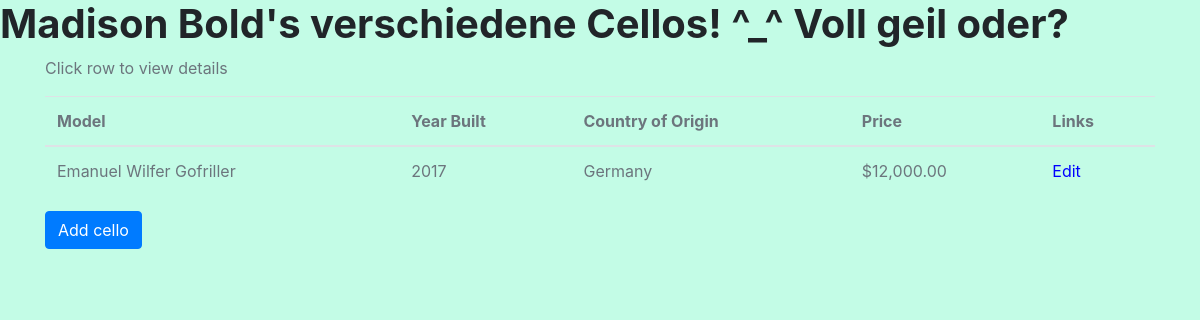
Screenshot of /item/1/ with the database file from the repository.
### database_setup.py (models this page shows, shortened)
class Item(Base):
    __tablename__ = 'items'
    id = Column(Integer, primary_key=True)
    model = Column(String(80), nullable=False)
    description = Column(String(250))
    price = Column(String(10))
    year = Column(String(10))
    country = Column(String(80))
    classification = Column(String(80))
    user = relationship(User)
    user_id = Column(Integer, ForeignKey('users.id'))
    time_created = Column(DateTime(timezone=True), server_default=func.now())
    time_updated = Column(DateTime(timezone=True), onupdate=func.now())

### app.py (the view)
@app.route('/item/<int:item_id>/')
def celloitems(item_id):
    items = session.query(Item).filter_by(id=item_id).all()
    return render_template('celloitems.html', items=items, item_id=item_id)

### templates/celloitems.html
{% extends "main.html" %}
{% block content %}
<div class="album text-muted">
    <div class="container">
        <p>Click row to view details</p>
        <table class="table table-hover">
            <thead>
                <tr>
                    <th>Model</th>
                    <th>Year Built</th>
                    <th>Country of Origin</th>
                    <th>Price</th>
                    <th>Links</th>
                </tr>
            </thead>
            <tbody>
                {% for item in items %}
                <tr>
                    <td class="align-middle">{{ item.model }}</td>
                    <td class="align-middle">{{ item.year }}</td>
                    <td class="align-middle">{{ item.country }}</td>
                    <td class="align-middle">{{ item.price }}</td>
                    <td><a href="{{url_for('editcello', item_id = item.id)}}">Edit</a></td>
                </tr>
                {% endfor %}
            </tbody>
        </table>
        <button type="button" class="btn btn-primary">Add cello</button>
    </div>
</div>
{% endblock %}

### static/styles.css (style rules this page uses)
a:link { color: blue }
body { background-color: #c3fce6; }

### rows the page displays
Item: model "Emanuel Wilfer Gofriller", year "2017", country "Germany", price "$12,000.00"
